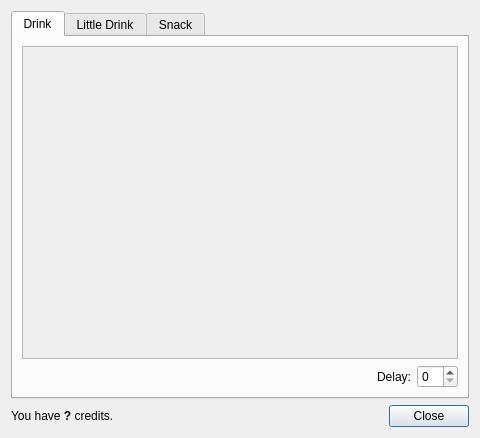
<ui version="4.0" >
 <class>frmClient</class>
 <widget class="QDialog" name="frmClient" >
  <property name="geometry" >
   <rect>
    <x>0</x>
    <y>0</y>
    <width>480</width>
    <height>438</height>
   </rect>
  </property>
  <property name="windowTitle" >
   <string>Drink Client</string>
  </property>
  <property name="windowIcon" >
   <iconset resource="logos.qrc" >
    <normaloff>:/Icons/images/soda_32.png</normaloff>:/Icons/images/soda_32.png</iconset>
  </property>
  <layout class="QVBoxLayout" name="verticalLayout" >
   <item>
    <widget class="QTabWidget" name="tabWidget" >
     <property name="styleSheet" >
      <string notr="true" />
     </property>
     <property name="currentIndex" >
      <number>0</number>
     </property>
     <widget class="QWidget" name="tabDrink" >
      <property name="geometry" >
       <rect>
        <x>0</x>
        <y>0</y>
        <width>458</width>
        <height>345</height>
       </rect>
      </property>
      <attribute name="title" >
       <string>Drink</string>
      </attribute>
      <layout class="QVBoxLayout" name="verticalLayout_10" >
       <item>
        <widget class="QScrollArea" name="scrollArea" >
         <property name="widgetResizable" >
          <bool>true</bool>
         </property>
         <widget class="QWidget" name="scrollAreaWidgetContents" >
          <property name="geometry" >
           <rect>
            <x>0</x>
            <y>0</y>
            <width>436</width>
            <height>286</height>
           </rect>
          </property>
          <layout class="QVBoxLayout" name="verticalLayout_4" >
           <property name="margin" >
            <number>0</number>
           </property>
           <item>
            <widget class="QWidget" native="1" name="wgtDrink" >
             <layout class="QVBoxLayout" name="verticalLayout_7" />
            </widget>
           </item>
          </layout>
         </widget>
        </widget>
       </item>
       <item>
        <layout class="QHBoxLayout" name="horizontalLayout" >
         <item>
          <widget class="QLabel" name="label" >
           <property name="text" >
            <string>Delay:</string>
           </property>
           <property name="alignment" >
            <set>Qt::AlignRight|Qt::AlignTrailing|Qt::AlignVCenter</set>
           </property>
          </widget>
         </item>
         <item>
          <widget class="QSpinBox" name="spnDrinkDelay" >
           <property name="sizePolicy" >
            <sizepolicy vsizetype="Fixed" hsizetype="Maximum" >
             <horstretch>0</horstretch>
             <verstretch>0</verstretch>
            </sizepolicy>
           </property>
          </widget>
         </item>
        </layout>
       </item>
      </layout>
     </widget>
     <widget class="QWidget" name="tabLittleDrink" >
      <property name="geometry" >
       <rect>
        <x>0</x>
        <y>0</y>
        <width>458</width>
        <height>345</height>
       </rect>
      </property>
      <attribute name="title" >
       <string>Little Drink</string>
      </attribute>
      <layout class="QVBoxLayout" name="verticalLayout_2" >
       <item>
        <widget class="QScrollArea" name="scrollArea_2" >
         <property name="widgetResizable" >
          <bool>true</bool>
         </property>
         <widget class="QWidget" name="scrollAreaWidgetContents_2" >
          <property name="geometry" >
           <rect>
            <x>0</x>
            <y>0</y>
            <width>436</width>
            <height>286</height>
           </rect>
          </property>
          <layout class="QVBoxLayout" name="verticalLayout_5" >
           <property name="margin" >
            <number>0</number>
           </property>
           <item>
            <widget class="QWidget" native="1" name="wgtLittleDrink" >
             <layout class="QVBoxLayout" name="verticalLayout_8" />
            </widget>
           </item>
          </layout>
         </widget>
        </widget>
       </item>
       <item>
        <layout class="QHBoxLayout" name="horizontalLayout_3" >
         <item>
          <widget class="QLabel" name="label_2" >
           <property name="text" >
            <string>Delay:</string>
           </property>
           <property name="alignment" >
            <set>Qt::AlignRight|Qt::AlignTrailing|Qt::AlignVCenter</set>
           </property>
          </widget>
         </item>
         <item>
          <widget class="QSpinBox" name="spnLittleDrinkDelay" >
           <property name="sizePolicy" >
            <sizepolicy vsizetype="Fixed" hsizetype="Maximum" >
             <horstretch>0</horstretch>
             <verstretch>0</verstretch>
            </sizepolicy>
           </property>
          </widget>
         </item>
        </layout>
       </item>
      </layout>
     </widget>
     <widget class="QWidget" name="tabSnack" >
      <property name="geometry" >
       <rect>
        <x>0</x>
        <y>0</y>
        <width>458</width>
        <height>345</height>
       </rect>
      </property>
      <attribute name="title" >
       <string>Snack</string>
      </attribute>
      <layout class="QVBoxLayout" name="verticalLayout_3" >
       <item>
        <widget class="QScrollArea" name="scrollArea_3" >
         <property name="widgetResizable" >
          <bool>true</bool>
         </property>
         <widget class="QWidget" name="scrollAreaWidgetContents_3" >
          <property name="geometry" >
           <rect>
            <x>0</x>
            <y>0</y>
            <width>436</width>
            <height>286</height>
           </rect>
          </property>
          <layout class="QVBoxLayout" name="verticalLayout_6" >
           <property name="margin" >
            <number>0</number>
           </property>
           <item>
            <widget class="QWidget" native="1" name="wgtSnack" >
             <layout class="QVBoxLayout" name="verticalLayout_9" />
            </widget>
           </item>
          </layout>
         </widget>
        </widget>
       </item>
       <item>
        <layout class="QHBoxLayout" name="horizontalLayout_4" >
         <item>
          <widget class="QLabel" name="label_3" >
           <property name="text" >
            <string>Delay:</string>
           </property>
           <property name="alignment" >
            <set>Qt::AlignRight|Qt::AlignTrailing|Qt::AlignVCenter</set>
           </property>
          </widget>
         </item>
         <item>
          <widget class="QSpinBox" name="spnSnackDelay" >
           <property name="sizePolicy" >
            <sizepolicy vsizetype="Fixed" hsizetype="Maximum" >
             <horstretch>0</horstretch>
             <verstretch>0</verstretch>
            </sizepolicy>
           </property>
          </widget>
         </item>
        </layout>
       </item>
      </layout>
     </widget>
    </widget>
   </item>
   <item>
    <layout class="QHBoxLayout" name="horizontalLayout_2" >
     <item>
      <widget class="QLabel" name="lblCredits" >
       <property name="text" >
        <string>You have &lt;b>?&lt;/b> credits.</string>
       </property>
      </widget>
     </item>
     <item>
      <widget class="QDialogButtonBox" name="buttonBox" >
       <property name="orientation" >
        <enum>Qt::Horizontal</enum>
       </property>
       <property name="standardButtons" >
        <set>QDialogButtonBox::Close</set>
       </property>
      </widget>
     </item>
    </layout>
   </item>
  </layout>
 </widget>
 <resources>
  <include location="logos.qrc" />
 </resources>
 <connections>
  <connection>
   <sender>buttonBox</sender>
   <signal>rejected()</signal>
   <receiver>frmClient</receiver>
   <slot>hide()</slot>
   <hints>
    <hint type="sourcelabel" >
     <x>413</x>
     <y>417</y>
    </hint>
    <hint type="destinationlabel" >
     <x>474</x>
     <y>379</y>
    </hint>
   </hints>
  </connection>
 </connections>
</ui>
